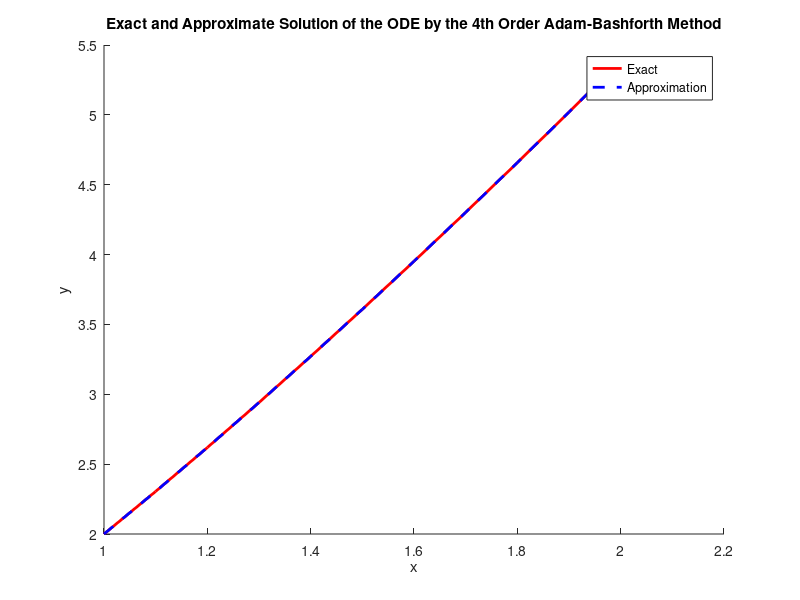

The MATLAB script that drew this image:
%Project :Numerical Approximation using Adam-Bashforth method 
%Engineer : Nikhil.P.Lokhande
%email:nikhil.l.1@aol.com

clc
clf
clear all

%    AB4 method

% Solve dy/dt = f(t,y). In general it can be a function of both 
% variables t and y. If your function is only a function of t then
% you will need to add a 0*y to your function.

%  define f(t,y)
   fcnstr='1+(y/t)' ;
   f=inline(fcnstr,'t','y') ;

% t0, initial time
   t0=1;
% y0, corresponding value of y at t0
   y0=2;
% tf, upper boundary of time t (end time). 
   tf=2;
% n, number of steps to take
   n= 10;
   h=(tf-t0)/n;
%
ta(1)= t0;
w(1) = y0;
% using RK4
for i=1:n
  
% Adding Step Size
  ta(i+1)=ta(i)+h ;

% Calculating k1, k2, k3, and k4
  rk1 = f(ta(i),w(i)) ;
  rk2 = f(ta(i)+0.5*h,w(i)+0.5*rk1*h) ;
  rk3 = f(ta(i)+0.5*h,w(i)+0.5*rk2*h) ;
  rk4 = f(ta(i)+h,w(i)+rk3*h) ;
     
% Using 4th Order Runge-Kutta formula
  w(i+1)=w(i)+1/6*(rk1+2*rk2+2*rk3+rk4)*h ;
end

for i=1:n
  
% Adding Step Size
  ta(i+1)=ta(i)+h;
  if(i>3)
% Calculating k1, k2, k3, and k4
  k1 = f(ta(i),w(i));
  k2 = f(ta(i-1),w(i-1));
  k3 = f(ta(i-2),w(i-2));
  k4 = f(ta(i-3),w(i-3));
 
     
% Using 4th Order Adam-Bashforth formula
   w(i+1)=(w(i)+h/24*(55*k1-59*k2+ 37*k3-9*k4));
  end
end



% % The following finds what is called the 'Exact' solution by ode45
% tspan = [t0 tf];
% [t,y]=ode45(f,tspan,y0);
% [yfi dummy]=size(y);
% yf=y(yfi);
 t=ta;
 y=(t .* (log(t)+2)); 

% Plotting the Exact and Approximate solution of the ODE.
hold on
xlabel('x');ylabel('y');
title('Exact and Approximate Solution of the ODE by the 4th Order Adam-Bashforth Method');
plot(t,y,'-','LineWidth',2,'Color',[1 0 0]);            
plot(ta,w,'--','LineWidth',2,'Color',[0 0 1]);
legend('Exact','Approximation');

for j = 1:n+1, 
    disp(sprintf('t=%f,  w=%0.11f,  y(t)=%0.11f',t(j),w(j),y(j)));
end

